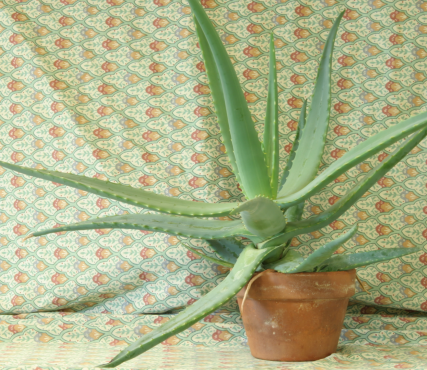
//> input picture build/dataset/Aloe/view1.png, 427 x 370 px
$ ./pm   (built with g++ and OpenCV 4)
//> lines starting //> are read from the running program, lines starting //| are printed output that depends on the picture
### PatchMatchBase.h
#ifndef __PATCH_MATCH_BASE_H__
#define __PATCH_MATCH_BASE_H__
#include "Matrix2D.h"
#include "DisparityPlane.h"
#include <opencv2/opencv.hpp>


const int PLANE_PENALTY = 120;

// step1 : initialization
// step2 ：spatial propagation
// step3 ：view propagation
// step4 ：post-processing
// step5 : generate dispaR
//

class PatchMatchBase
{
public:
	PatchMatchBase(float alpha, float gamma, float tau_c, float tau_g);
	float Weight(const cv::Vec3f& p, const cv::Vec3f& q, float gamma = 10.0f);
	void PrecomputePixelsWeights(const cv::Mat& image, cv::Mat& weights, int win_size);
	void PrecomputeGrayscaleGradient(const cv::Mat& image, cv::Mat& grad_x, cv::Mat& grad_y);
	void InitializeRandomPlane(Matrix2D<DisparityPlane>& planes, float min_disparity, float max_disparity);
	void EvaluatePlaneCost(int view);
	float PlaneMatchCost(const DisparityPlane& plane, int y, int x, int view);
	float Dissimilarity(const cv::Vec3f& color, const cv::Vec3f& corr_color, const cv::Vec2f& grad, const cv::Vec2f& corr_grad);
	virtual void StartIteration(int iter_num) = 0;
	void ProcessPixel(int y, int x, int view, int iter);
	virtual void SpatialPropagation(int y, int x, int view, int iter) = 0;
	void PlaneRefinement(int y, int x, int view, float max_delta_z, float max_delta_n, float end_z);
	void PlaneRefinement2(int y, int x, int view, float max_delta_z, float max_delta_n, float end_z);
	void ViewPropagation(int y, int x, int view);

	void CheckValidity( int view);
	bool FillInvalidPixel(int y, int x, int view);
	int FillInvalidPixels(int view);
	void WeightedMeidanFilter(int y, int x, int view);
	void WeightedMeidanFilters(int view);
	void PostProcess();
	void PlaneToDisparity(int view);

	void Process(const cv::Mat& image1, const cv::Mat& image2, int win_size, int min_disparity, int max_disparity, int iter);


	cv::Mat GetLeftDisparityMap();
	cv::Mat GetRightDisparityMap();

protected:
	float alpha_;
	float gamma_;
	float tau_color_;
	float tau_gradient_;

	int win_size_;
	int min_disparity_;
	int max_disparity_;

	cv::Mat views_[2];
	cv::Mat grad_xs_[2];
	cv::Mat grad_ys_[2];
	cv::Mat grads_[2];
	cv::Mat weigs_[2];
	Matrix2D<DisparityPlane> planes_[2];
	cv::Mat costs_[2];
	cv::Mat disps_[2];
	cv::Mat validity_[2];

	int rows_;
	int cols_;

	int current_iter_index_;
};


#endif  //__PATCH_MATCH_H__

### PatchMatch.h
#ifndef __PATCH_MATCH_H__
#define __PATCH_MATCH_H__

#include "PatchMatchBase.h"

class PatchMatch : public PatchMatchBase
{
public:
	PatchMatch(float alpha, float gamma, float tau_c, float tau_g);
	void SpatialPropagation(int y, int x, int view, int iter);
	void StartIteration(int iter);

};

#endif // __PATCH_MATCH_H__

### Matrix2D.h
#ifndef __MATRIX_2D_H__
#define __MATRIX_2D_H__

#include <vector>
template <typename T>
class Matrix2D
{
	public:
		Matrix2D();
		Matrix2D(unsigned int rows, unsigned int cols);
		Matrix2D(unsigned int rows, unsigned int cols, const T& def);

		T& operator()(unsigned int row, unsigned int col);
		const T& operator()(unsigned int row, unsigned int col) const;

		unsigned int rows;
		unsigned int cols;

	private:

		// 用vector实现的二维数组
		std::vector<std::vector<T>> data;
};

template <typename T>
Matrix2D<T>::Matrix2D() {}

template <typename T>
Matrix2D<T>::Matrix2D(unsigned int rows, unsigned int cols)
				: rows(rows), cols(cols), data(rows, std::vector<T>(cols)) { }

template <typename T>
Matrix2D<T>::Matrix2D(unsigned int rows, unsigned int cols, const T &def)
				: rows(rows), cols(cols), data(rows, std::vector<T>(cols, def)) { }

template <typename T>
inline T& Matrix2D<T>::operator()(unsigned int row, unsigned int col)
{
	return data[row][col];
}

template <typename T>
inline const T& Matrix2D<T>::operator()(unsigned int row, unsigned int col) const
{
	return data[row][col];
}

#endif  //__MATRIX_2D_H__

### DisparityPlane.h
#ifndef __DISPARITY_PLANE_H__
#define __DISPARITY_PLANE_H__

#include <opencv2/opencv.hpp>
class DisparityPlane
{
public:

	DisparityPlane();
	// 平面是由一个3D点和法向量所决定
	DisparityPlane(cv::Vec3f point, cv::Vec3f normal);

	/* float operator[](int idx) const; */
	/* cv::Vec3f operator()(); */

	cv::Vec3f GetPoint() const;
	cv::Vec3f GetNormal() const;
	cv::Vec3f GetCoeff() const;
	float GetDisparity(float x, float y) const;

	DisparityPlane ViewTransform(int x, int y, int sign, int& qx, int &qy);

private:

	cv::Vec3f point;
	cv::Vec3f normal;
	cv::Vec3f coeff;
};

#endif //__DISPARITY_PLANE_H__

### PatchMatchBase.cpp
#include "PatchMatchBase.h"
#include <random>

#include <time.h>


template<typename T>
inline T VecAverage(const T& x, const T& y, float wm)
{
	return wm * x + (1 - wm ) * y;
}


PatchMatchBase::PatchMatchBase(float alpha, float gamma, float tau_c, float  tau_g)
	: alpha_(alpha), gamma_(gamma), tau_color_(tau_c), tau_gradient_(tau_g)
{
}

float PatchMatchBase::Weight(const cv::Vec3f& p, const cv::Vec3f& q, float gamma)
{
	float res = std::exp(-cv::norm(p - q, cv::NORM_L1) * 1.0f / gamma);
	return res;
}


void PatchMatchBase::PrecomputePixelsWeights(const cv::Mat& image, cv::Mat& weights, int win_size)
{
	int half = win_size / 2;
	// [13 lines of commented-out code are left out]


	#pragma omp parallel for
	for(int cx=0; cx < image.cols; ++cx)
		for(int cy=0; cy < image.rows; ++cy)
			for(int x = cx - half; x <= cx + half; ++x)
				for(int y = cy - half; y <= cy + half; ++y)
					if(x >= 0 && y >= 0 && x < image.cols && y < image.rows)
					{
						weights.at<float>(cv::Vec<int,4> {cy, cx, y -cy +half, x -cx +half}) = Weight(image.at<cv::Vec3b>(cy, cx), image.at<cv::Vec3b>(y, x), this->gamma_);
					}

}


void PatchMatchBase::PrecomputeGrayscaleGradient(const cv::Mat& image, cv::Mat& grad_x, cv::Mat& grad_y)
{
	int scale = 1;
	int delta = 0;
	cv::Mat gray;
	cv::cvtColor(image, gray, cv::COLOR_BGR2GRAY);
	cv::Sobel(gray, grad_x, CV_32F, 1, 0, 3, scale, delta, cv::BORDER_DEFAULT);
	cv::Sobel(gray, grad_y, CV_32F, 0, 1, 3, scale, delta, cv::BORDER_DEFAULT);
	grad_x = grad_x / 8.0f;
	grad_y = grad_y / 8.0f;
}

void PatchMatchBase::InitializeRandomPlane(Matrix2D<DisparityPlane>& planes, float min_disparity, float max_disparity)
{
	cv::RNG random_generator;
	const int RAND_HALF = RAND_MAX / 2;
	for(int y = 0; y < rows_; ++y)
	{
		for(int x = 0; x < cols_; ++x)
		{
			float z = random_generator.uniform(min_disparity, max_disparity);
			cv::Vec3f point(x, y, z);

			float nx = ((float)std::rand() - RAND_HALF) / RAND_HALF;
			float ny = ((float)std::rand() - RAND_HALF) / RAND_HALF;
			float nz = ((float)std::rand() - RAND_HALF) / RAND_HALF;

			// [13 lines of commented-out code are left out]

			cv::Vec3f normal(nx, ny, nz);
			cv::normalize(normal, normal);

			planes(y, x) = DisparityPlane(point, normal);
		}
	}
}

void PatchMatchBase::EvaluatePlaneCost(int view)
{
	cv::Mat& costs = this->costs_[view];
	const Matrix2D<DisparityPlane>& planes = this->planes_[view];

	#pragma omp parallel for
	for(int y = 0; y < rows_; ++y)
	{
		for(int x = 0; x < cols_; ++x)
		{
			costs.at<float>(y, x) = PlaneMatchCost(planes(y, x), y, x, view);
		}
	}
}

float PatchMatchBase::PlaneMatchCost(const DisparityPlane& plane, int y, int x, int view)
{
	// left : -1;  right : 1;
	int sign = (view == 0) ? -1 : 1;

	float cost = 0;
	int half = win_size_ / 2;

	const cv::Mat& f1 = views_[view];
	const cv::Mat& f2 = views_[1 - view];
	const cv::Mat& gx1 = grad_xs_[view];
	const cv::Mat& gx2 = grad_xs_[1 - view];
	const cv::Mat& gy1 = grad_ys_[view];
	const cv::Mat& gy2 = grad_ys_[1 - view];
	const cv::Mat& w1 = weigs_[view];

	for(int i = -half; i <= half; ++i)
	{
		for(int j = -half; j <= half; ++j)
		{
			int sample_x = x + j;
			int sample_y = y + i;
			if(sample_x < 0 || sample_y < 0 || sample_x >= cols_ || sample_y >= rows_)
				continue;

			float d = plane.GetDisparity(sample_x, sample_y);
			if(d < min_disparity_ || d > max_disparity_)
			{
				cost += PLANE_PENALTY;
			}
			else
			{
				float corr_sample_x = sample_x + sign * d;
				int corr_sample_x_i = (int)corr_sample_x;

				float wm = 1 - (corr_sample_x - corr_sample_x_i);

				if(corr_sample_x_i > cols_ - 2)
					corr_sample_x_i = cols_ - 2;

				if(corr_sample_x_i < 0)
					corr_sample_x_i = 0;

				cv::Vec3f corr_color = VecAverage((cv::Vec3f)f2.at<cv::Vec3b>(sample_y, corr_sample_x_i), (cv::Vec3f)f2.at<cv::Vec3b>(sample_y, corr_sample_x_i + 1), wm);
				float corr_grad_x = VecAverage(gx2.at<float>(sample_y, corr_sample_x_i), gx2.at<float>(sample_y, corr_sample_x_i + 1), wm);
				float corr_grad_y = VecAverage(gy2.at<float>(sample_y, corr_sample_x_i), gy2.at<float>(sample_y, corr_sample_x_i + 1), wm);
				cv::Vec2f corr_grad(corr_grad_x, corr_grad_y);

				cv::Vec3f color = f1.at<cv::Vec3b>(sample_y, sample_x);
				float grad_x = gx1.at<float>(sample_y, sample_x);
				float grad_y = gy1.at<float>(sample_y, sample_x);
				cv::Vec2f grad(grad_x, grad_y);

				//ASW权重
				float w = w1.at<float>(cv::Vec<int, 4>{y, x, i + half, j + half});

				cost += w * Dissimilarity(color, corr_color, grad, corr_grad);
			}
		}
	}
	return cost;
}

float PatchMatchBase::Dissimilarity(const cv::Vec3f& color, const cv::Vec3f& corr_color, const cv::Vec2f& grad, const cv::Vec2f& corr_grad)
{
	float cost_color = cv::norm(color - corr_color, cv::NORM_L1);
	float cost_grad = cv::norm(grad - corr_grad, cv::NORM_L1);

	cost_color = std::min(cost_color, tau_color_);
	cost_grad = std::min(cost_grad, tau_gradient_);

	float cost = (1 - alpha_) * cost_color + alpha_ * cost_grad;
	return cost;
}

// [35 lines of commented-out code are left out]

void PatchMatchBase::ProcessPixel(int y, int x, int view, int iter)
{
	SpatialPropagation(y, x, view, iter);
	PlaneRefinement(y, x, view, max_disparity_ / 2.0f, 1.0f, 0.1f);
	ViewPropagation(y, x, view);
}

// [35 lines of commented-out code are left out]
void PatchMatchBase::PlaneRefinement(int y, int x, int view, float max_delta_z, float max_delta_n, float end_z)
{
	int sign = (view== 0) ? -1 : 1;	// -1 processing left, +1 processing right
	DisparityPlane& old_plane = planes_[view](y, x);
	float& old_cost = costs_[view].at<float>(y, x);

	while(max_delta_z >= end_z)
	{
		std::random_device rd;
		std::mt19937 gen(rd());

		std::uniform_real_distribution<> rand_z(-max_delta_z, max_delta_z);
		std::uniform_real_distribution<> rand_n(-max_delta_n, max_delta_n);

		float z = old_plane.GetDisparity(x, y);
		float delta_z = rand_z(gen);
		cv::Vec3f new_point(x, y, z + delta_z);

		cv::Vec3f normal = old_plane.GetNormal();
		cv::Vec3f delta_n(rand_n(gen), rand_n(gen), rand_n(gen));
		cv::Vec3f new_normal = normal + delta_n;
		cv::normalize(new_normal, new_normal);

		DisparityPlane new_plane(new_point, new_normal);
		float new_cost = PlaneMatchCost(new_plane, y, x, view);

		if(new_cost < old_cost)
		{
			old_plane = new_plane;
			old_cost = new_cost;
		}
		max_delta_z /= 2.0f;
		max_delta_n /= 2.0f;
	}
}


// [66 lines left out: function PlaneRefinement2, not called in this run]

void PatchMatchBase::ViewPropagation(int y, int x, int view)
{
	int sign = (view == 0) ? -1 : 1;
	DisparityPlane view_plane = planes_[view](y, x);

	int mx, my;
	DisparityPlane new_plane = view_plane.ViewTransform(x, y, sign, mx, my);

	if(mx < 0 || my < 0 || mx >= cols_ || my >= rows_)
		return;

	float& old_cost = costs_[1 - view].at<float>(my, mx);
	float  new_cost = PlaneMatchCost(new_plane, my, mx, 1 - view);
	if(new_cost < old_cost)
	{
		planes_[1 - view](my, mx) = new_plane;
		old_cost = new_cost;
	}
}


// [195 lines left out: functions CheckValidity, FillInvalidPixel, FillInvalidPixels, WeightedMeidanFilter, WeightedMeidanFilters, PostProcess and 1 more, not called in this run]
void PatchMatchBase::Process(const cv::Mat& image1, const cv::Mat& image2, int win_size, int min_disparity, int max_disparity, int iter)
{
	this->views_[0] = image1;
	this->views_[1] = image2;

	this->rows_ = image1.rows;
	this->cols_ = image1.cols;

	this->win_size_ = win_size;
	this->min_disparity_ = min_disparity;
	this->max_disparity_ = max_disparity;

	clock_t start, end;

	std::cerr << "Precomputing pixels weights...\n";
	start = clock();
	int win_mat_size[] = {this->rows_, this->cols_, this->win_size_, this->win_size_};
	this->weigs_[0] = cv::Mat(4, win_mat_size, CV_32F);
	this->weigs_[1] = cv::Mat(4, win_mat_size, CV_32F);
	this->PrecomputePixelsWeights(image1, this->weigs_[0], this->win_size_);
	this->PrecomputePixelsWeights(image2, this->weigs_[1], this->win_size_);
	end = clock();
	/* std::cout << "time : " << (end - start) / CLOCKS_PER_SEC << std::endl; */


	std::cerr << "Computeing images gradient...\n";
	start = clock();
	this->PrecomputeGrayscaleGradient(image1, this->grad_xs_[0], this->grad_ys_[0]);
	this->PrecomputeGrayscaleGradient(image2, this->grad_xs_[1], this->grad_ys_[1]);
	end = clock();
	// [7 lines of commented-out code are left out]

	std::cerr << "Precomputing random planes...\n";
	start = clock();
	this->planes_[0] = Matrix2D<DisparityPlane>(this->rows_, this->cols_);
	this->planes_[1] = Matrix2D<DisparityPlane>(this->rows_, this->cols_);
	this->InitializeRandomPlane(this->planes_[0], this->min_disparity_, this->max_disparity_);
	this->InitializeRandomPlane(this->planes_[1], this->min_disparity_, this->max_disparity_);
	end = clock();
	/* std::cout << "time : " << (end - start) / CLOCKS_PER_SEC << std::endl; */

	std::cerr << "Evaluating initial planes cost...\n";
	start = clock();
	this->costs_[0] = cv::Mat(this->rows_, this->cols_, CV_32F);
	this->costs_[1] = cv::Mat(this->rows_, this->cols_, CV_32F);
	this->EvaluatePlaneCost(0);
	this->EvaluatePlaneCost(1);
	end = clock();
	/* std::cout << "time : " << (end - start) / CLOCKS_PER_SEC << std::endl; */


	this->current_iter_index_ = 0;
	std::cerr << "Processing left and right view...\n";
	start = clock();
	StartIteration(iter);
	end = clock();
	/* std::cout << "time : " << (end - start) / CLOCKS_PER_SEC << std::endl; */

	std::cerr << "Plane to disparitys...\n";
	start = clock();
	this->disps_[0] = cv::Mat(this->rows_, this->cols_, CV_32F);
	this->disps_[1] = cv::Mat(this->rows_, this->cols_, CV_32F);
	PlaneToDisparity(0);
	PlaneToDisparity(1);
	end = clock();
	/* std::cout << "time : " << (end - start) / CLOCKS_PER_SEC << std::endl; */
}


// [8 lines left out: functions GetLeftDisparityMap, GetRightDisparityMap, not called in this run]

### PatchMatch.cpp
#include "PatchMatch.h"


PatchMatch::PatchMatch(float alpha, float gamma, float tau_c, float tau_g) : PatchMatchBase(alpha, gamma, tau_c, tau_g)
{
}
// [39 lines of commented-out code are left out]
void PatchMatch::SpatialPropagation(int y, int x, int view, int iter)
{
	std::vector<std::pair<int, int>> offsets;
	if(iter % 2 == 0)
	{
		offsets.push_back(std::make_pair(-1, 0));
		offsets.push_back(std::make_pair(0, -1));
		offsets.push_back(std::make_pair(-5, 0));
		offsets.push_back(std::make_pair(0, -5));
	}
	else
	{
		offsets.push_back(std::make_pair(1, 0));
		offsets.push_back(std::make_pair(0, 1));
		offsets.push_back(std::make_pair(5, 0));
		offsets.push_back(std::make_pair(0, 5));
	}
	DisparityPlane& old_plane = planes_[view](y, x);
	float& old_cost = costs_[view].at<float>(y, x);

	for(auto it = offsets.begin(); it < offsets.end(); ++it)
	{
		std::pair<int, int> ofs = *it;
		int ny = y + ofs.first;
		int nx = x + ofs.second;
		if(nx < 0 || ny < 0 || nx >= cols_ || ny >= rows_)
			continue;

		DisparityPlane& neigb_plane = planes_[view](ny, nx);
		cv::Vec3f neigb_point = neigb_plane.GetPoint();

		// 把邻居像素的视差和法向量传递给自己
		DisparityPlane new_plane(cv::Vec3f(x, y, neigb_point(2)), neigb_plane.GetNormal());

		float new_cost = PlaneMatchCost(new_plane, y, x, view);
		if(new_cost < old_cost)
		{
			old_plane = new_plane;
			old_cost = new_cost;
		}

	}
}


void PatchMatch::StartIteration(int iter)
{
	printf("iter : %d\n", iter);
	for(int it = 0; it < iter; ++it)
	{
		// 奇数次迭代和偶数次迭代的，迭代方式是不同的
		bool iter_type = (it % 2 == 0);

		std::cerr << "Iteration " << (it + 1) << "/" << iter << "\r";
		for(int work_view = 0; work_view < 2; ++work_view)
		{
			if(iter_type)
			{
				for(int y = 0; y < rows_; ++y)
				{
					for(int x = 0; x < cols_; ++x)
					{
						ProcessPixel(y, x, work_view, it);
					}
				}
			}
			else
			{
				for(int y = rows_ - 1; y >= 0; --y)
				{
					for(int x = cols_ - 1; x >= 0; --x)
					{
						ProcessPixel(y, x, work_view, it);
					}
				}
			}
		}
	}
	std::cout << "\n";
}

### DisparityPlane.cpp
#include "DisparityPlane.h"


DisparityPlane::DisparityPlane() {}


DisparityPlane::DisparityPlane(cv::Vec3f point, cv::Vec3f normal) : point(point), normal(normal)
{
	float a = -normal[0] / normal[2];
	float b = -normal[1] / normal[2];
	float c = cv::sum(normal.mul(point))[0] / normal[2];
	coeff = cv::Vec3f(a, b, c);
}

/* inline float DisparityPlane::operator[](int idx) const { return coeff[idx]; } */

/* inline cv::Vec3f DisparityPlane::operator()() { return coeff; } */

cv::Vec3f DisparityPlane::GetPoint() const { return point; }

cv::Vec3f DisparityPlane::GetNormal() const { return normal; }

cv::Vec3f DisparityPlane::GetCoeff() const { return coeff; }

float DisparityPlane::GetDisparity(float x, float y) const
{
	/* float disp = coeff[0] * x + coeff[1] * y + coeff[2]; */
	float disp = coeff(0) * x + coeff(1) * y + coeff(2);
	return disp;
}


// 将一个平面变成另外一个平面， 变成哪个平面呢???
DisparityPlane DisparityPlane::ViewTransform(int x, int y, int sign, int& qx, int &qy)
{
	// 计算得到视差
	float z = coeff[0] * x + coeff[1] * y + coeff[2];
	// 根据视差得到在另个平面上的对应点
	qx = x + sign * z;
	qy = y;

	// 另一个平面上的对应点所对应的视差平面
	cv::Vec3f p(qx, qy, z);
	return DisparityPlane(p, this->normal);
}

### pm.cpp
#include "DisparityPlane.h"
#include "Matrix2D.h"
#include "PatchMatch.h"

#include <algorithm>
#include <opencv2/opencv.hpp>

#include <vector>
#include <iostream>
#include <vector>
#include <string>
#include <time.h>

#include <sys/stat.h>
#include <sys/types.h>
float Evaluate(cv::Mat standard, cv::Mat myMap)
{
	double sum = standard.rows * standard.cols;
	int count = 0;
	int ans = 0;
	for (int i = 0; i < standard.rows; i ++)
	{
		for (int j = 0; j < standard.cols; j ++)
		{
			ans = standard.ptr<uchar>(i)[j] - myMap.ptr<float>(i)[j];
			//与原图灰度相差大于1可认为是bad pixels，因为增强对比度，所以disparity maps都乘以3显示
			if (ans > 3 || ans < -3) count ++;
		}
	}
	double result = (count + 0.0)/sum;
	std::cout << std::setiosflags(std::ios::fixed);
	std::cout << std::setprecision(2) << result * 100 << "\\%" << std::endl;
	return result * 100;
}

bool check_image(const cv::Mat &image, std::string name="Image")
{
	if(!image.data)
	{
		std::cerr <<name <<" data not loaded.\n";
		return false;
	}
	return true;
}


bool check_dimensions(const cv::Mat &img1, const cv::Mat &img2)
{
	if(img1.cols != img2.cols or img1.rows != img2.rows)
	{
		std::cerr << "Images' dimensions do not corresponds.";
		return false;
	}
	return true;
}


std::vector<std::string> name = {"Aloe", "Baby1", "Baby2", "Baby3", "Bowling1",
"Bowling2", "Cloth1", "Cloth2", "Cloth3", "Cloth4", "Flowerpots",
"Lampshade1", "Lampshade2", "Midd1", "Midd2", "Monopoly",
"Plastic", "Rocks1", "Rocks2", "Wood1", "Wood2"};


int main(int argc, char** argv)
{
	//  参数
	const float alpha =  0.9f;
	const float gamma = 10.0f;
	const float tau_c = 10.0f;
	const float tau_g =  2.0f;


	mkdir("resultImages1", S_IRWXU);

	const time_t start = time(NULL);

	for (int i = 0; i < name.size(); i ++)
	{

		if(i > 0)
			break;
		std::cout << name[i] << std::endl;
	//在目的文件夹中创建相应的文件夹，以便存入图片
		std::string str = "resultImages1/" + name[i];
		const char * dir = str.c_str();
		mkdir(dir, S_IRWXU);

		//读取images文件夹中的源图片
		cv::Mat img1 = cv::imread("dataset/" + name[i] + "/view1.png" , cv::IMREAD_COLOR );
//> img1 is the input picture: 370 rows x 427 cols, CV_8UC3; mean B, G, R 135.7, 176.3, 170.3
		cv::Mat img2 = cv::imread("dataset/" + name[i] + "/view5.png" , cv::IMREAD_COLOR );
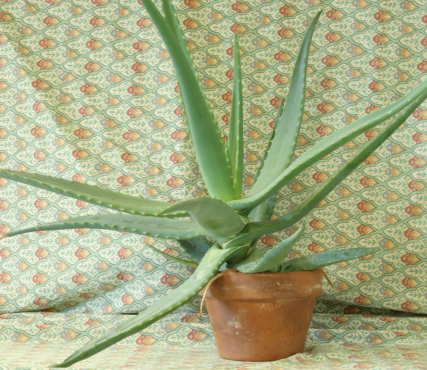
//> input picture build/dataset/Aloe/view5.png, 427 x 370 px
//> img2 is the input picture: 370 rows x 427 cols, CV_8UC3; mean B, G, R 133.2, 173.2, 167.1

		if ( (!img1.data) || (!img2.data))

		{
			printf("Please input right data~~\n");
			return -1;
		}

		// Image loading check
		if(!check_image(img1, "Image 1") or !check_image(img2, "Image 2"))
			return 1;

		// Image sizes check
		if(!check_dimensions(img1, img2))
			return 1;

		// processing images
		// 初始化参数
		PatchMatch patch_match(alpha, gamma, tau_c, tau_g);

		//11, 21, 31
		int win_size = 31;
		int min_disparity = 1;
		int max_disparity = 80;
		std::vector<float> error_rate1;
		std::vector<float> error_rate2;
		for(int iter = 1; iter <= 10; ++iter)
		{
		/* int iter = 1; */
			clock_t start, end;
			start = clock();
			patch_match.Process(img1, img2, win_size, min_disparity, max_disparity, iter);
//> in PrecomputeGrayscaleGradient, `cv::cvtColor(image, gray, cv::COLOR_BGR2GRAY);`:
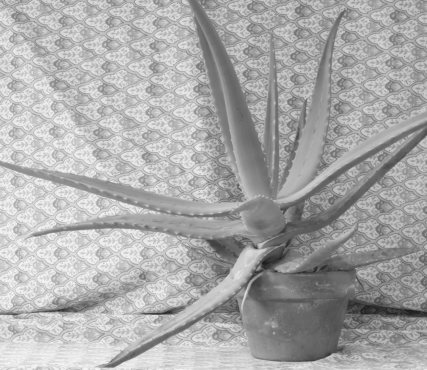
//> gray: 370 rows x 427 cols, CV_8UC1; min 24, max 246, mean 169.8
//> in PrecomputeGrayscaleGradient (call 2), `cv::cvtColor(image, gray, cv::COLOR_BGR2GRAY);`:
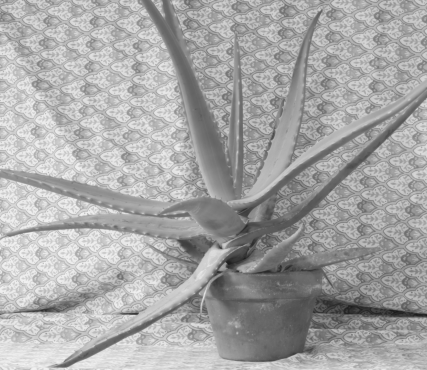
//> gray: 370 rows x 427 cols, CV_8UC1; min 27, max 243, mean 166.8
//> in PrecomputeGrayscaleGradient (call 2), `cv::Sobel(gray, grad_x, CV_32F, 1, 0, 3, scale, delta, cv::BORDER_DEFA..`:
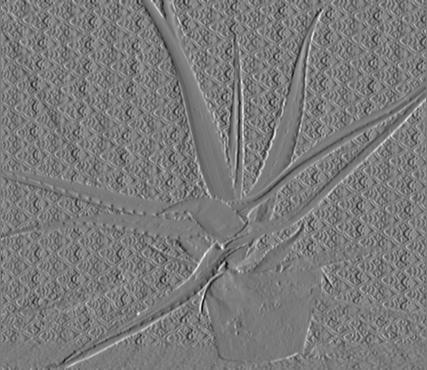
//> grad_x: 370 rows x 427 cols, CV_32FC1; min -388, max 415, mean -0.5; drawn with min black and max white
//> in PrecomputeGrayscaleGradient (call 2), `cv::Sobel(gray, grad_y, CV_32F, 0, 1, 3, scale, delta, cv::BORDER_DEFA..`:
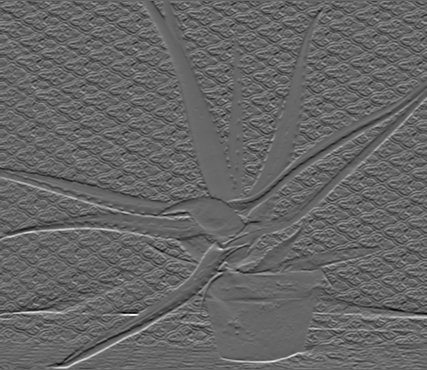
//> grad_y: 370 rows x 427 cols, CV_32FC1; min -428, max 639, mean 0.9; drawn with min black and max white
//> after the loop in EvaluatePlaneCost, `for(int y = 0; y < rows_; ++y)`:
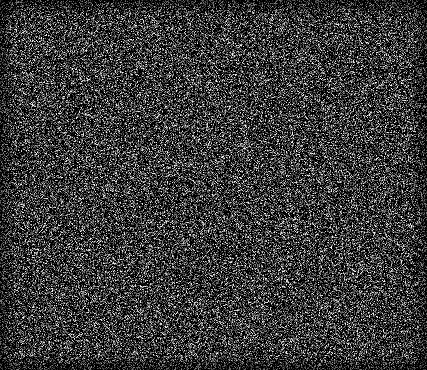
//> costs: 370 rows x 427 cols, CV_32FC1; min 3.47, max 115202.8, mean 26603; drawn with min black and max white
//> call 2 of EvaluatePlaneCost, with view = 1
//> after the loop in EvaluatePlaneCost (call 2), `for(int y = 0; y < rows_; ++y)`:
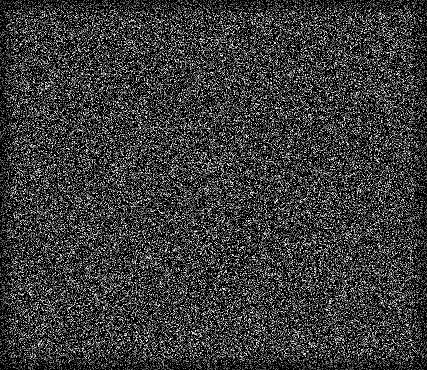
//> costs: 370 rows x 427 cols, CV_32FC1; min 2.5, max 115202.8, mean 26717.3; drawn with min black and max white
//> (the run ends here: the time limit is reached, at `return wm * x + (1 - wm ) * y;`)
